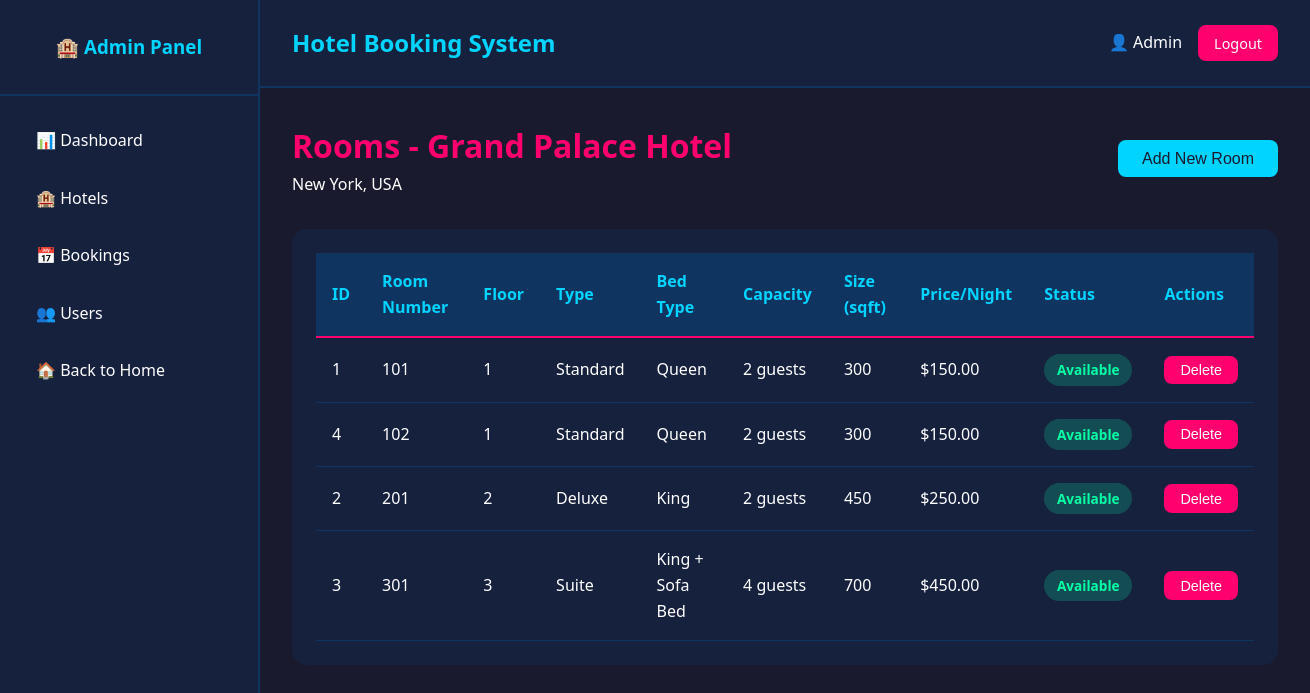
Page /admin/rooms.php?hotel_id=1 (signed in) on the committed database.
### tables this page shows
CREATE TABLE IF NOT EXISTS hotels (
    id INT PRIMARY KEY AUTO_INCREMENT,
    hotel_name VARCHAR(200) NOT NULL,
    description TEXT,
    address TEXT NOT NULL,
    city VARCHAR(100) NOT NULL,
    state VARCHAR(100),
    country VARCHAR(100) NOT NULL,
    postal_code VARCHAR(20),
    phone VARCHAR(20),
    email VARCHAR(100),
    star_rating INT DEFAULT 3,
    image VARCHAR(255),
    status ENUM('active', 'inactive') DEFAULT 'active',
    created_at TIMESTAMP DEFAULT CURRENT_TIMESTAMP,
    updated_at TIMESTAMP DEFAULT CURRENT_TIMESTAMP ON UPDATE CURRENT_TIMESTAMP,
    INDEX idx_city (city),
    INDEX idx_status (status)
);

CREATE TABLE IF NOT EXISTS rooms (
    id INT PRIMARY KEY AUTO_INCREMENT,
    hotel_id INT NOT NULL,
    room_type_id INT NOT NULL,
    room_number VARCHAR(50) NOT NULL,
    floor INT,
    price_per_night DECIMAL(10, 2) NOT NULL,
    capacity INT DEFAULT 2,
    bed_type VARCHAR(50),
    size_sqft INT,
    description TEXT,
    image VARCHAR(255),
    status ENUM('available', 'occupied', 'maintenance') DEFAULT 'available',
    created_at TIMESTAMP DEFAULT CURRENT_TIMESTAMP,
    updated_at TIMESTAMP DEFAULT CURRENT_TIMESTAMP ON UPDATE CURRENT_TIMESTAMP,
    FOREIGN KEY (hotel_id) REFERENCES hotels(id) ON DELETE CASCADE,
    FOREIGN KEY (room_type_id) REFERENCES room_types(id) ON DELETE CASCADE,
    INDEX idx_hotel (hotel_id),
    INDEX idx_status (status),
    INDEX idx_price (price_per_night)
);

CREATE TABLE IF NOT EXISTS room_types (
    id INT PRIMARY KEY AUTO_INCREMENT,
    type_name VARCHAR(100) NOT NULL,
    description TEXT,
    created_at TIMESTAMP DEFAULT CURRENT_TIMESTAMP
);

### config.php (called while the page is built, shortened)
<?php
function getHotelById($conn, $hotel_id) {
    $query = "SELECT * FROM hotels WHERE id = $hotel_id";
    $result = mysqli_query($conn, $query);
    return mysqli_fetch_assoc($result);
}
function formatCurrency($amount) {
    return "$" . number_format($amount, 2);
}
?>

### admin/rooms.php (the view, shortened to what this page needs)
<?php
require_once '../config.php';
$hotel_id = isset($_GET['hotel_id']) ? (int)$_GET['hotel_id'] : 0;
$hotel = getHotelById($conn, $hotel_id);
$rooms_query = "SELECT r.*, rt.type_name
                FROM rooms r
                LEFT JOIN room_types rt ON r.room_type_id = rt.id
                WHERE r.hotel_id = $hotel_id
                ORDER BY r.floor, r.room_number";
$rooms = mysqli_query($conn, $rooms_query);
?>
<?php include 'includes/header.php'; ?>
<div class="dashboard-content">
    <div class="page-header">
        <div>
            <h1>Rooms - <?php echo $hotel['hotel_name']; ?></h1>
            <p><?php echo $hotel['city']; ?>, <?php echo $hotel['country']; ?></p>
        </div>
        <button class="btn btn-primary" onclick="document.getElementById('addModal').style.display='block'">Add New Room</button>
    </div>
    <div class="table-responsive">
        <table class="data-table">
            <thead>
                <tr>
                    <th>ID</th>
                    <th>Room Number</th>
                    <th>Floor</th>
                    <th>Type</th>
                    <th>Bed Type</th>
                    <th>Capacity</th>
                    <th>Size (sqft)</th>
                    <th>Price/Night</th>
                    <th>Status</th>
                    <th>Actions</th>
                </tr>
            </thead>
            <tbody>
                <?php while ($room = mysqli_fetch_assoc($rooms)): ?>
                <tr>
                    <td><?php echo $room['id']; ?></td>
                    <td><?php echo $room['room_number']; ?></td>
                    <td><?php echo $room['floor']; ?></td>
                    <td><?php echo $room['type_name']; ?></td>
                    <td><?php echo $room['bed_type']; ?></td>
                    <td><?php echo $room['capacity']; ?> guests</td>
                    <td><?php echo $room['size_sqft']; ?></td>
                    <td><?php echo formatCurrency($room['price_per_night']); ?></td>
                    <td><span class="badge badge-<?php echo $room['status'] === 'available' ? 'success' : 'warning'; ?>"><?php echo ucfirst($room['status']); ?></span></td>
                    <td>
                        <form method="POST" style="display: inline;" onsubmit="return confirm('Are you sure?')">
                            <button type="submit" class="btn btn-sm btn-danger">Delete</button>
                        </form>
                    </td>
                </tr>
                <?php endwhile; ?>
            </tbody>
        </table>
    </div>
</div>
<?php include 'includes/footer.php'; ?>

### admin/includes/header.php (shortened to what this page needs)
<!DOCTYPE html>
<html lang="en">
<head>
    <link rel="stylesheet" href="../css/style.css">
</head>
<body>
    <div class="dashboard-layout">
        <?php include 'sidebar.php'; ?>
        <div class="main-content">
            <header class="dashboard-header">
                <h2>Hotel Booking System</h2>
                <div class="user-menu">
                    <span>👤 <?php echo $_SESSION['full_name']; ?></span>
                    <a href="../auth/logout.php" class="btn btn-sm btn-danger">Logout</a>
                </div>
            </header>

### admin/includes/sidebar.php
<aside class="sidebar">
    <div class="sidebar-header">
        <h3>🏨 Admin Panel</h3>
    </div>
    <nav class="sidebar-nav">
        <a href="dashboard.php" class="nav-link <?php echo basename($_SERVER['PHP_SELF']) === 'dashboard.php' ? 'active' : ''; ?>">
            📊 Dashboard
        </a>
        <a href="hotels.php" class="nav-link <?php echo basename($_SERVER['PHP_SELF']) === 'hotels.php' ? 'active' : ''; ?>">
            🏨 Hotels
        </a>
        <a href="bookings.php" class="nav-link <?php echo basename($_SERVER['PHP_SELF']) === 'bookings.php' ? 'active' : ''; ?>">
            📅 Bookings
        </a>
        <a href="users.php" class="nav-link <?php echo basename($_SERVER['PHP_SELF']) === 'users.php' ? 'active' : ''; ?>">
            👥 Users
        </a>
        <a href="../index.php" class="nav-link">
            🏠 Back to Home
        </a>
    </nav>
</aside>

### admin/includes/footer.php
        </div>
    </div>
</body>
</html>

### css/style.css (style rules this page uses)
:root { --primary-blue: #00d4ff; --hot-pink: #ff006e; --neon-green: #06ffa5; --electric-purple: #8338ec; --bright-yellow: #ffbe0b; --dark-navy: #1a1a2e; --deep-blue: #16213e; --midnight: #0f3460; --text-light: #ffffff; --text-muted: #a8b2d1; }
* { margin: 0; padding: 0; box-sizing: border-box; }
body { font-family: 'Segoe UI', Tahoma, Geneva, Verdana, sans-serif; background-color: var(--dark-navy); color: var(--text-light); line-height: 1.6; }
.btn { padding: 0.6rem 1.5rem; border: none; border-radius: 8px; cursor: pointer; font-size: 1rem; text-decoration: none; display: inline-block; transition: all 0.3s ease; font-weight: 500; }
.btn-primary { background-color: var(--primary-blue); color: var(--dark-navy); }
.btn-danger { background-color: var(--hot-pink); color: var(--text-light); }
.btn-sm { padding: 0.4rem 1rem; font-size: 0.9rem; }
h2 { text-align: center; font-size: 2.5rem; margin-bottom: 3rem; color: var(--hot-pink); }
.dashboard-layout { display: flex; min-height: 100vh; }
.sidebar { width: 260px; background-color: var(--deep-blue); position: fixed; height: 100vh; overflow-y: auto; border-right: 2px solid var(--midnight); }
.sidebar-header { padding: 2rem; text-align: center; border-bottom: 2px solid var(--midnight); }
.sidebar-header h3 { color: var(--primary-blue); }
.sidebar-nav { padding: 1rem 0; }
.nav-link { display: block; padding: 1rem 2rem; color: var(--text-light); text-decoration: none; transition: all 0.3s ease; border-left: 4px solid transparent; }
.main-content { margin-left: 260px; flex: 1; background-color: var(--dark-navy); }
.dashboard-header { background-color: var(--deep-blue); padding: 1.5rem 2rem; display: flex; justify-content: space-between; align-items: center; border-bottom: 2px solid var(--midnight); }
.dashboard-header h2 { color: var(--primary-blue); margin: 0; font-size: 1.5rem; }
.user-menu { display: flex; gap: 1rem; align-items: center; }
.dashboard-content { padding: 2rem; }
.dashboard-content h1 { color: var(--hot-pink); margin-bottom: 2rem; }
.table-responsive { overflow-x: auto; background-color: var(--deep-blue); border-radius: 15px; padding: 1.5rem; }
.data-table { width: 100%; border-collapse: collapse; }
.data-table thead { background-color: var(--midnight); }
.data-table th { padding: 1rem; text-align: left; color: var(--primary-blue); font-weight: 600; border-bottom: 2px solid var(--hot-pink); }
.data-table td { padding: 1rem; border-bottom: 1px solid var(--midnight); color: var(--text-light); }
.badge { display: inline-block; padding: 0.3rem 0.8rem; border-radius: 20px; font-size: 0.85rem; font-weight: 600; }
.badge-success { background-color: rgba(6, 255, 165, 0.2); color: var(--neon-green); }
.page-header { display: flex; justify-content: space-between; align-items: center; margin-bottom: 2rem; }
.page-header h1 { margin: 0; }

### rows in the picture
hotels: hotel_name "Grand Palace Hotel", city "New York", country "USA"
rooms: id "1", room_number "101", floor "1", room_type.type_name "Standard", bed_type "Queen", capacity "2", size_sqft "300", price_per_night "$150.00", status "Available"
rooms: id "4", room_number "102", floor "1", room_type.type_name "Standard", bed_type "Queen", capacity "2", size_sqft "300", price_per_night "$150.00", status "Available"
rooms: id "2", room_number "201", floor "2", room_type.type_name "Deluxe", bed_type "King", capacity "2", size_sqft "450", price_per_night "$250.00", status "Available"
rooms: id "3", room_number "301", floor "3", room_type.type_name "Suite", bed_type "King + Sofa Bed", capacity "4", size_sqft "700", price_per_night "$450.00", status "Available"

### other values in the picture
$_SESSION['full_name'] "Admin"
